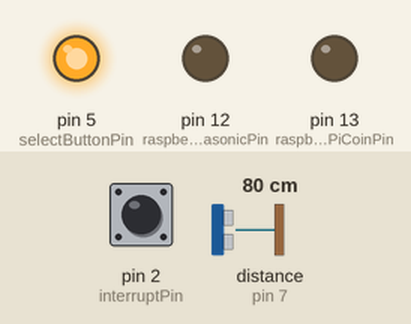
Recording of a sketch running on a simulated Arduino Uno, built with avr-gcc and run on an emulated ATmega328P. Parts: output pins drawn as LEDs (lit = HIGH). Wiring (inferred from the names in the program): ultrasonic range finder: trigger pin 8; echo pin 7. The test bench sets the inputs (shaded band); at power-on: distance to the obstacle (sensor on pin 7) 80 cm, pin 2 (interruptPin) HIGH. The echo pulse lasts 58.3 µs per cm; pins used as bus, display or sensor lines are not drawn.

Above: at 1.2 s.
1.3 s: distance to the obstacle (sensor on pin 7) set to 53 cm
2.8 s: distance to the obstacle (sensor on pin 7) set to 45 cm
At 4.2 s:
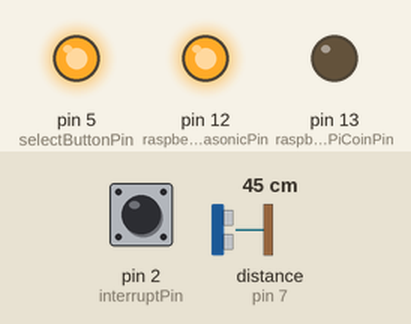
4.5 s: pin 2 (interruptPin) pulled LOW for 0.3 s
At 6.3 s:
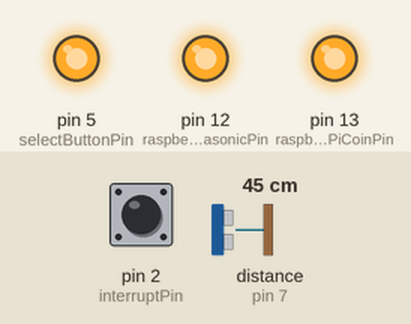
6.8 s: pin 2 (interruptPin) pulled LOW for 1 s
At 8.2 s:
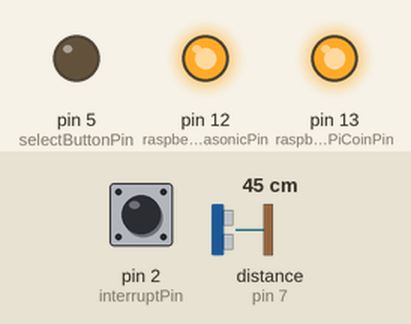
9.8 s: pin 2 (interruptPin) pulled LOW for 3.2 s
At 13.5 s:
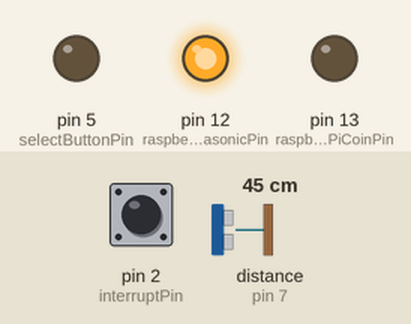
15.1 s: distance to the obstacle (sensor on pin 7) set to 60 cm
At 16.0 s:
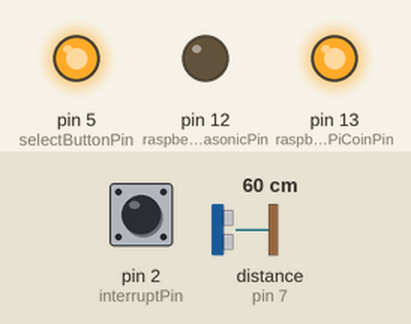
Timing chart, 0 to 17.6 s (numbered marks = the images above; inputs shaded):
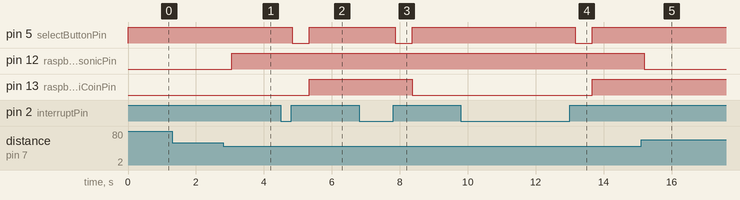

The sketch:

retro_arcade.ino
```cpp
#define selectButtonPin 5
#define interruptPin 2
#define echoPin 7
#define trigPin 8
#define raspberryPiUltrasonicPin 12
#define raspberryPiCoinPin 13

long duration;
int distance;

int nonProcessedCoins = 0;

void setup() {
  Serial.begin(9600);

  pinMode(selectButtonPin , OUTPUT);
  digitalWrite(selectButtonPin , HIGH);

  pinMode(interruptPin, INPUT_PULLUP);
  attachInterrupt(digitalPinToInterrupt(interruptPin), incrementNonProcessedCoins, RISING);

  pinMode(trigPin, OUTPUT);
  digitalWrite(trigPin, LOW);
  pinMode(echoPin, INPUT);
  pinMode(raspberryPiUltrasonicPin, OUTPUT);
  digitalWrite(raspberryPiUltrasonicPin, LOW);
  pinMode(raspberryPiCoinPin, OUTPUT);
  digitalWrite(raspberryPiCoinPin, LOW);
}

void loop() {
  // El sensor emite la onda de sonido
  digitalWrite(trigPin, HIGH);
  delayMicroseconds(10);
  digitalWrite(trigPin, LOW);

  // Lee echoPin, retorna el tiempo de viaje en microsegundos de la onda de sonido
  duration = pulseIn(echoPin, HIGH);
  distance = duration*0.034/2; // cm

  // Avisa al RaspberryPi que la distancia calculada es menor a 50cm
  if(distance < 50) {
    digitalWrite(raspberryPiUltrasonicPin, HIGH);
  } else {
    digitalWrite(raspberryPiUltrasonicPin, LOW);
  }

  // Simula como si alguien hubiera apretado SELECT (agrega una moneda) y le envía
  // un pulso al RaspberryPi
  if(nonProcessedCoins > 0) {
    nonProcessedCoins--;

    digitalWrite(selectButtonPin, LOW);
    delay(500);
    digitalWrite(selectButtonPin, HIGH);

    if(digitalRead(raspberryPiCoinPin) == HIGH) {
    	digitalWrite(raspberryPiCoinPin, LOW);
    } else {
    	digitalWrite(raspberryPiCoinPin, HIGH);
    }
  }

  delay(250);
}

void incrementNonProcessedCoins () {
  nonProcessedCoins++;
}
```

Measured:
- the behaviour switches between 51 and 50 cm on distance to the obstacle (sensor on pin 7) (found by bisection; images 0 and 1)
- after the input at 1.3 s, every drawn part: stays the same
- after the input at 2.8 s, pin 12 (raspberryPiUltrasonicPin): LOW → HIGH after 0.26 s
- after the input at 4.5 s, pin 5 (selectButtonPin): HIGH → LOW after 0.33 s, → HIGH 0.50 s later; pin 13 (raspberryPiCoinPin): LOW → HIGH after 0.83 s
- after the input at 6.8 s, pin 5 (selectButtonPin): HIGH → LOW after 1.1 s, → HIGH 0.50 s later; pin 13 (raspberryPiCoinPin): HIGH → LOW after 1.6 s
- after the input at 9.8 s, pin 5 (selectButtonPin): HIGH → LOW after 3.4 s, → HIGH 0.50 s later; pin 13 (raspberryPiCoinPin): LOW → HIGH after 3.9 s
- after the input at 15.1 s, pin 12 (raspberryPiUltrasonicPin): HIGH → LOW after 0.09 s
